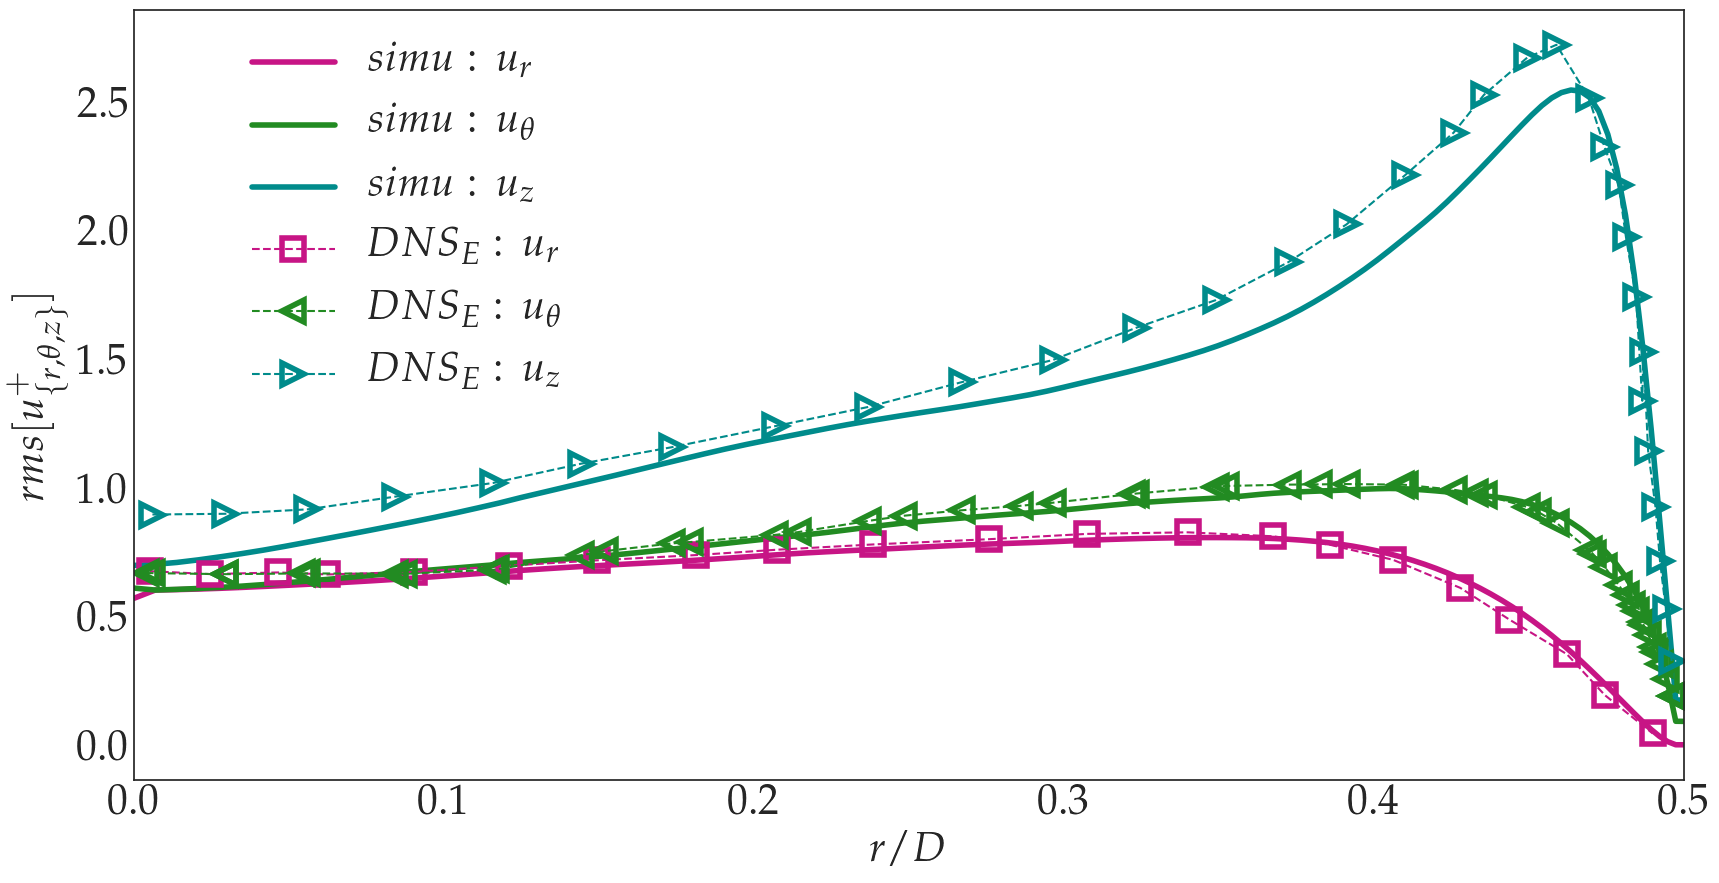

The script that saved this image:
import numpy as np
import sys
sys.path.append('/home/hluo/work/git/thesis/Thesis_hluo') # for rdb
import reference_database as rdb
import matplotlib
matplotlib.use("agg")
import matplotlib.pyplot as plt

def convert2TimeDirName(string):
    if '.' in string:
        while string[-1] == '0':
            string = string[:-1] # remove the trailing '0'
        while string[-1] == '.': # then after that, remove the trailing '.'
            string = string.rstrip('.')
    else:
        print 'Integer timeStep here :', string
    return string

def outputToFile(x,cmpt_1,cmpt_2,cmpt_3,paraDict,fileName):
    import os
    directory=paraDict['dataEntry']['path']+'/postProcessing/'+'spatialAveragedProfiles'
    if not os.path.exists(directory):
        os.mkdir(directory)
    fileToWrite=directory+'/'+fileName
    f = open(fileToWrite,'a')
    for i in range(len(x)):
        f.write(str(x[i]) 
                +'\t'+ str(cmpt_1[i])
                +'\t'+ str(cmpt_2[i])
                +'\t'+ str(cmpt_3[i])
                + '\n')  
    f.close()

def mainWriter():
    import spatialSeriesReader_returnBothInnerAndOuter as ssR
#    import parameters_pipe_periodic_approxEggels as p_appoxEggels
    import parameters_t_c as p_appoxEggels
#    import copy

    sampleNaming='lines_typeFace_cell' 

    times=np.linspace(p_appoxEggels.parameters['dataEntry']['startTime'],
                      p_appoxEggels.parameters['dataEntry']['endTime'],
                      p_appoxEggels.parameters['dataEntry']['NbOfFiles'])
    
    for time in times:
        print time, convert2TimeDirName(str(time))
        p_appoxEggels.parameters['dataEntry']['timeStep']=time
        l = ssR.pre_check(p_appoxEggels.parameters,sampleNaming)
        innerCoordData_cmpt_z = ssR.process(p_appoxEggels.parameters,validDataList=l,colonNb=3,innerVar=True)
        innerCoordData_cmpt_r = ssR.process(p_appoxEggels.parameters,validDataList=l,colonNb=1,innerVar=True)
        innerCoordData_cmpt_theta = ssR.process(p_appoxEggels.parameters,validDataList=l,colonNb=2,innerVar=True)
        outputToFile(innerCoordData_cmpt_r['rByD'][::-1],
                     innerCoordData_cmpt_r['std'],
                     innerCoordData_cmpt_theta['std'],
                     innerCoordData_cmpt_z['std'],
                     p_appoxEggels.parameters,
                     'rms_time-'+convert2TimeDirName(str(time)))

#mainWriter()

def mainReader():

    plt.style.use('seaborn-white') # from defaut
    plt.rcParams.update({'font.size': 30})
    plt.rcParams['savefig.dpi'] = 100
    
    from matplotlib import rc
#    rc('font',**{'family':'sans-serif','sans-serif':['Helvetica']})
    ## for Palatino and other serif fonts use:
    rc('font',**{'family':'serif','serif':['Palatino']})
    rc('text', usetex=True)

    colorDict={
            'r':'mediumvioletred',
            'theta':'forestgreen',
            'z':'darkcyan'
            }

    import timeSeriesReader_ReturnBothInnerAndOuterVariables as tsR
    import parameters_t_c as p_appoxEggels
    
    fig2,ax2 = plt.subplots(figsize=(20,10))
    sampleNaming='rms_time'
    
    l = tsR.pre_check_spatialAveragedProfiles(p_appoxEggels.parameters,sampleNaming)
    cmpt_r = tsR.process(p_appoxEggels.parameters,validDataList=l,colonNb=1)
    cmpt_theta = tsR.process(p_appoxEggels.parameters,validDataList=l,colonNb=2)
    cmpt_z = tsR.process(p_appoxEggels.parameters,validDataList=l,colonNb=3)
    ax2.plot(cmpt_r['x'],cmpt_r['mean'],label=r'$simu :\,$ '+r'$u_r$',linewidth=4,color=colorDict['r'])
    ax2.plot(cmpt_theta['x'],cmpt_theta['mean'],label=r'$simu :\,$ '+r'$u_{\theta}$',linewidth=4,color=colorDict['theta'])
    ax2.plot(cmpt_z['x'],cmpt_z['mean'],label=r'$simu :\,$ '+r'$u_z$',linewidth=4,color=colorDict['z'])
#    for i in range(len(outerCoordData['chunkedMean'])):
#        ax2.plot(outerCoordData['x'],outerCoordData['chunkedMean'][i],label=('t=%.1f '+r'$z$')%p_appoxEggels.parameters['dataEntry']['timeStep'],linewidth=gs.lw)

    x1, y1 = rdb.Eggels_article_1994.Fig8b_DNS_E_cmpt_r()
    x2, y2 = rdb.Eggels_article_1994.Fig8b_DNS_E_cmpt_theta()
    x3, y3 = rdb.Eggels_article_1994.Fig8b_DNS_E_cmpt_z()
    ax2.plot(x1,y1,label=r'$DNS_E :\,$'+r' $u_r$',marker='s',linestyle='--',color=colorDict['r'],markeredgecolor=colorDict['r'], markerfacecolor='none', markersize=16, markeredgewidth=4)
    ax2.plot(x2,y2,label=r'$DNS_E :\,$'+r' $u_{\theta}$',marker='<',linestyle='--',color=colorDict['theta'],markeredgecolor=colorDict['theta'], markerfacecolor='none', markersize=16, markeredgewidth=4)
    ax2.plot(x3,y3,label=r'$DNS_E :\,$'+r' $u_z$',marker='>',linestyle='--',color=colorDict['z'],markeredgecolor=colorDict['z'], markerfacecolor='none', markersize=16, markeredgewidth=4)
    ax2.set_xlim(0,0.5)
    ax2.legend(bbox_to_anchor=(0.3, 1.0), ncol=1, fancybox=True, shadow=True)
    ax2.set_xlabel(r'$r/D$')
    ax2.set_ylabel(r'$rms[u^+_{\{r,\theta,z\}}]$')
    #ax2.set_title('Eggels_article_1994 Fig 8(a)')

    fig2.savefig("UrtzRMS.png", bbox_inches='tight')

mainReader()
